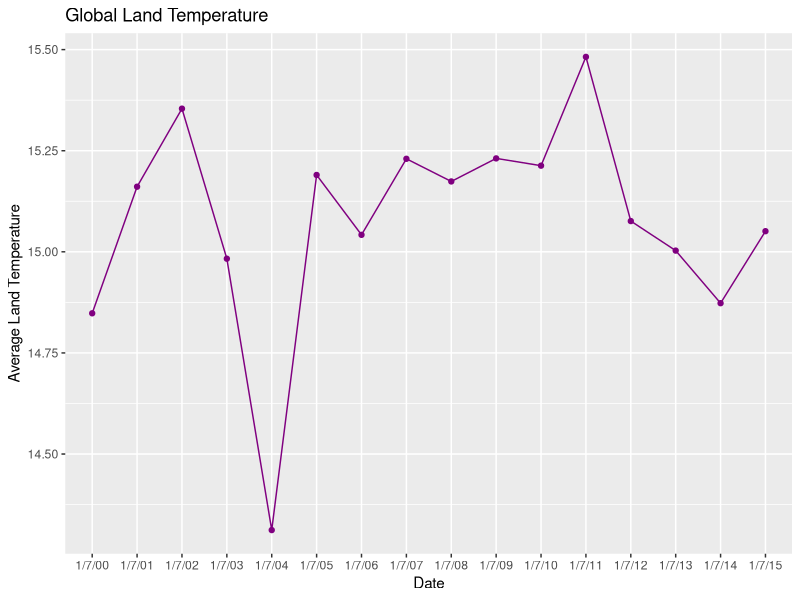
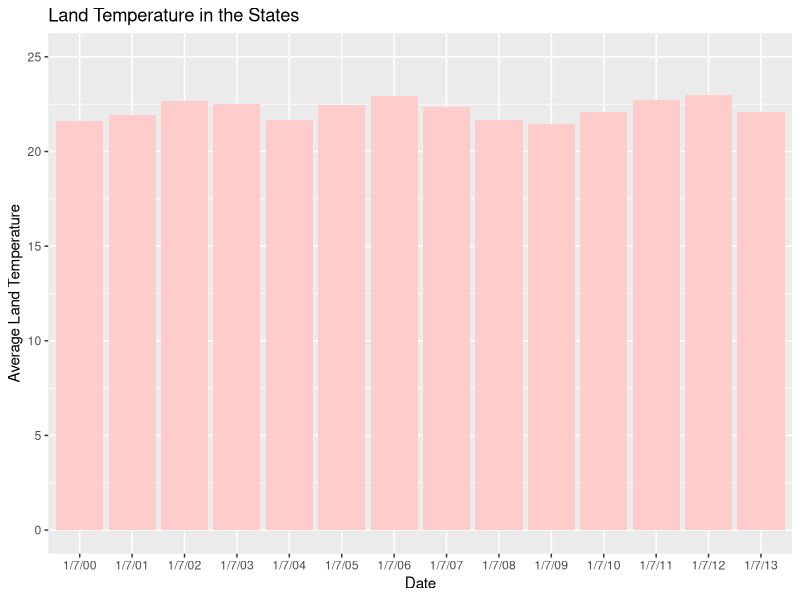

Source code (R) for these figures, in order:
## ---- chunk 1
library(tidyverse)

ccdata <- read.csv("GlobalTemperatures.csv")
land_temperature_df <- ccdata %>%
  select(dt, LandAverageTemperature)

ggplot(data = land_temperature_df, aes(x = dt, y = LandAverageTemperature)) +
  geom_line(group=1, color="#800080") +
  geom_point(color = "#800080") +
  labs(x = "Date", y = "Average Land Temperature", title = "Global Land Temperature")
## ---- chunk 2
ccdata2 <- read.csv("GlobalLandTemperaturesByCountry.csv")
us_land_temperature <- ccdata2 %>% select (dt, AverageTemperature)

ggplot(data = us_land_temperature, aes(x = dt, y = AverageTemperature)) +
   geom_bar(stat = "identity", fill = "#ffcccc") +
  labs(x = "Date", y = "Average Land Temperature", title = "Land Temperature in the States") +
   ylim(0, 25)
